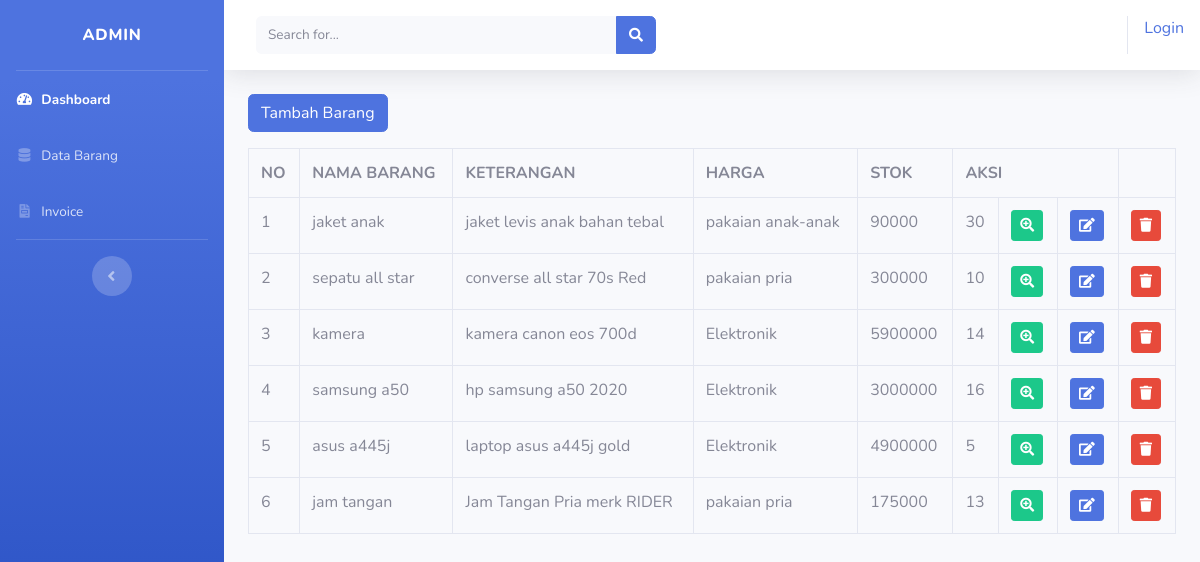
Page /index.php/admin/data_barang on the committed database.
### tables this page shows
CREATE TABLE `tb_barang` (
  `id_brg` int(11) NOT NULL,
  `nama_brg` varchar(120) NOT NULL,
  `keterangan` varchar(225) NOT NULL,
  `kategori` varchar(60) NOT NULL,
  `harga` int(11) NOT NULL,
  `stok` int(4) NOT NULL,
  `gambar` text NOT NULL
);

### application/controllers/admin/data_barang.php (called while the page is built, shortened)
<?php
class Data_barang extends CI_Controller
{
    public function __construct()
    {
        $this->load->model('model_barang');
        $this->load->library('form_validation');
    }
    public function index()
    {
        $data['barang'] = $this->model_barang->tampil_data()->result();
        $this->load->view('templates_admin/header');
        $this->load->view('templates_admin/sidebar');
        $this->load->view('admin/data_barang', $data);
        $this->load->view('templates_admin/footer');
    }
}

### index.php (called while the page is built, shortened)
<?php
require_once BASEPATH.'core/CodeIgniter.php';

### application/models/model_barang.php (called while the page is built, shortened)
<?php
class Model_barang extends CI_Model
{
    public function tampil_data()
    {
        return $this->db->get('tb_barang');
    }
}

### application/views/admin/data_barang.php (the view)
<div class="container-fluid">
    <a href="<?php echo base_url('admin/data_barang/tambah_barang'); ?>" class="btn btn-primary mb-3">Tambah Barang</a>
    <table class="table table-bordered">
        <tr>
            <th>NO</th>
            <th>NAMA BARANG</th>
            <th>KETERANGAN</th>
            <th>HARGA</th>
            <th>STOK</th>
            <th colspan="3">AKSI</th>
        </tr>
        <?php
        $no = 1;
        foreach ($barang as $brg) : ?>
            <tr>
                <td><?php echo $no++ ?></td>
                <td><?php echo $brg->nama_brg ?></td>
                <td><?php echo $brg->keterangan ?></td>
                <td><?php echo $brg->kategori ?></td>
                <td><?php echo $brg->harga ?></td>
                <td><?php echo $brg->stok ?></td>
                <td>
                    <div class="btn btn-success btn-sm"><i class="fas fa-search-plus"></i></div>
                </td>
                <td><?php echo anchor('admin/data_barang/edit_barang/' . $brg->id_brg, '<div class="btn btn-primary btn-sm"><i class="fas fa-edit"></i></div>') ?>
                </td>
                <td><?php echo anchor('admin/data_barang/hapus/' . $brg->id_brg, '<div class="btn btn-danger btn-sm"><i class="fas fa-trash"></i></div>') ?>
                </td>
            </tr>
        <?php endforeach; ?>
    </table>
</div>

### rows in the picture
tb_barang: nama_brg "jaket anak", keterangan "jaket levis anak bahan tebal", kategori "pakaian anak-anak", harga "90000", stok "30"
tb_barang: nama_brg "sepatu all star", keterangan "converse all star 70s Red", kategori "pakaian pria", harga "300000", stok "10"
tb_barang: nama_brg "kamera", keterangan "kamera canon eos 700d", kategori "Elektronik", harga "5900000", stok "14"
tb_barang: nama_brg "samsung a50", keterangan "hp samsung a50 2020", kategori "Elektronik", harga "3000000", stok "16"
tb_barang: nama_brg "asus a445j", keterangan "laptop asus a445j gold", kategori "Elektronik", harga "4900000", stok "5"
tb_barang: nama_brg "jam tangan", keterangan "Jam Tangan Pria merk RIDER", kategori "pakaian pria", harga "175000", stok "13"

### other values in the picture
anchor('auth/login', 'Login') "Login"
